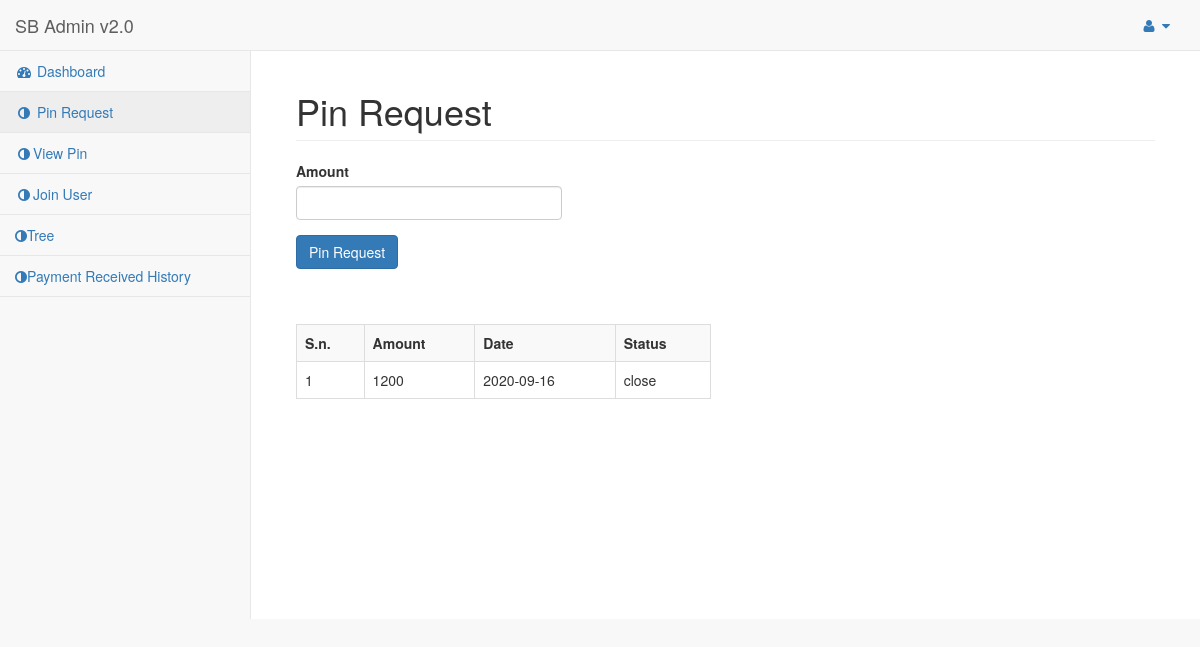
/pin-request.php (signed in), run on the app's committed database.
### tables this page shows
CREATE TABLE `pin_request` (
  `id` int(11) NOT NULL,
  `email` varchar(50) NOT NULL,
  `amount` int(11) NOT NULL,
  `date` date NOT NULL,
  `status` enum('open','close') NOT NULL DEFAULT 'open'
);

### pin-request.php (the view, shortened to what this page needs)
<?php
require('php-includes/connect.php');
$email = $_SESSION['userid'];
?>
<!DOCTYPE html>
<html lang="en">
<head>
    <link href="vendor/bootstrap/css/bootstrap.min.css" rel="stylesheet">
    <link href="vendor/metisMenu/metisMenu.min.css" rel="stylesheet">
    <link href="dist/css/sb-admin-2.css" rel="stylesheet">
    <link href="vendor/font-awesome/css/font-awesome.min.css" rel="stylesheet" type="text/css">
</head>
<body>
    <div id="wrapper">
        <?php include('php-includes/menu.php'); ?>
        <div id="page-wrapper">
            <div class="container-fluid">
                <div class="row">
                    <div class="col-lg-12">
                        <h1 class="page-header">Pin Request</h1>
                    </div>
                </div>
                <div class="row">
                	<div class="col-lg-4">
                    	<form method="get">
                        	<div class="form-group">
                            	<label>Amount</label>
                                <input type="text" name="amount" class="form-control" required>
                            </div>
                            <div class="form-group">
                            	<input type="submit" name="pin_request" class="btn btn-primary" value="Pin Request">
                            </div>
                        </form>
                    </div>
                </div>
                <div class="row">
                	<div class="col-lg-6">
                    	<br><br>
                    	<table class="table table-bordered table-striped">
                        	<tr>
                            	<th>S.n.</th>
                                <th>Amount</th>
                                <th>Date</th>
                                <th>Status</th>
                            </tr>
                            <?php
							$i=1;
							$query = mysqli_query($con,"select * from pin_request where email='$email' order by id desc");
							if(mysqli_num_rows($query)>0){
								while($row=mysqli_fetch_array($query)){
									$amount = $row['amount'];
									$date = $row['date'];
									$status = $row['status'];
								?>
                                	<tr>
                                    	<td><?php echo $i; ?></td>
                                        <td><?php echo $amount; ?></td>
                                        <td><?php echo $date; ?></td>
                                        <td><?php echo $status; ?></td>
                                    </tr>
                                <?php
									$i++;
								}
							}
							else{
							?>
                            	<tr>
                                	<td colspan="4">You have no pin request yet.</td>
                                </tr>
                            <?php
							}
							?>
                        </table>
                    </div>
                </div>
            </div>
        </div>
    </div>
</body>
</html>

### data on the page
pin_request: amount "1200", date "2020-09-16", status "close"
